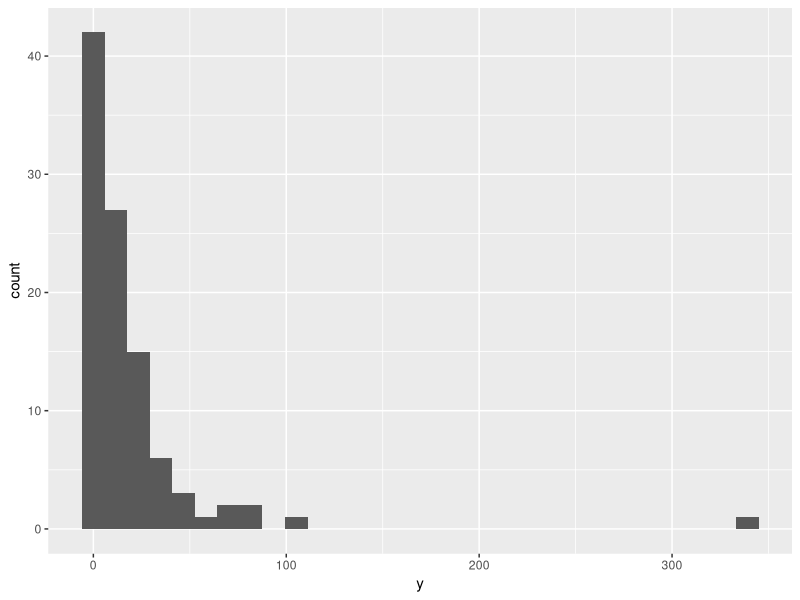
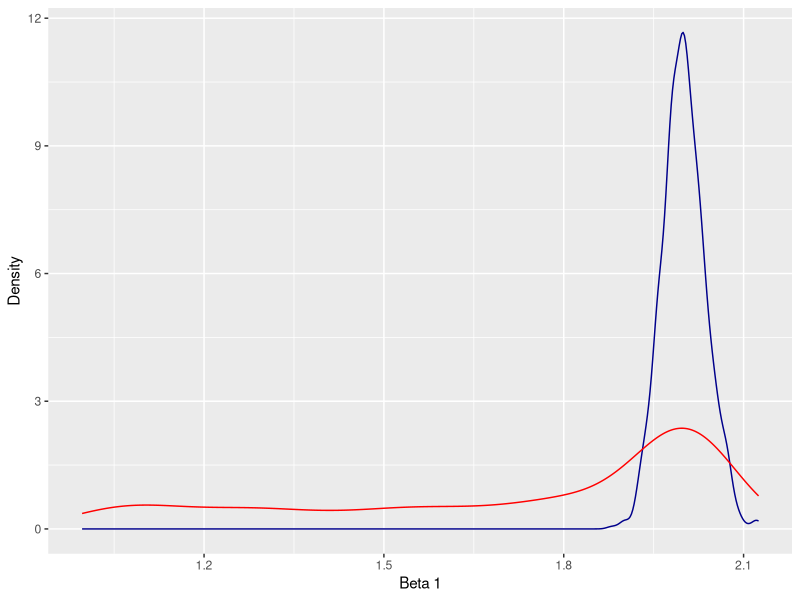
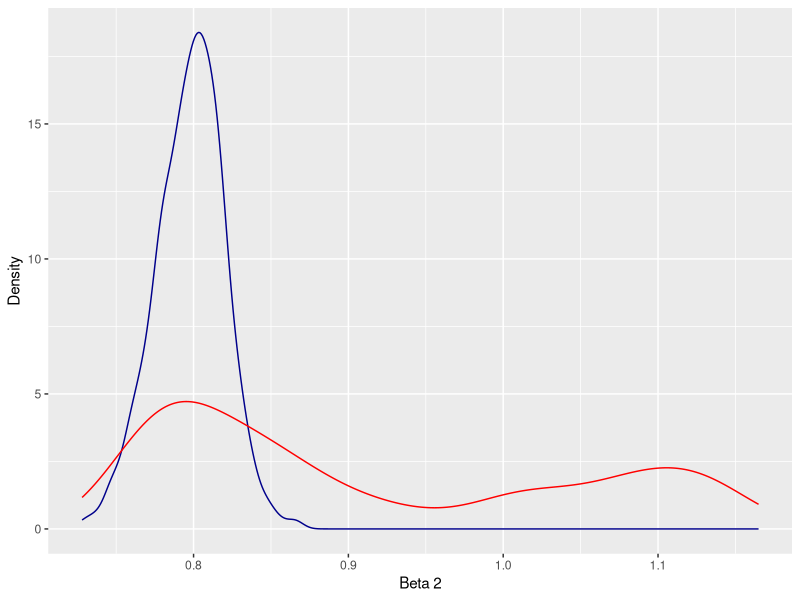
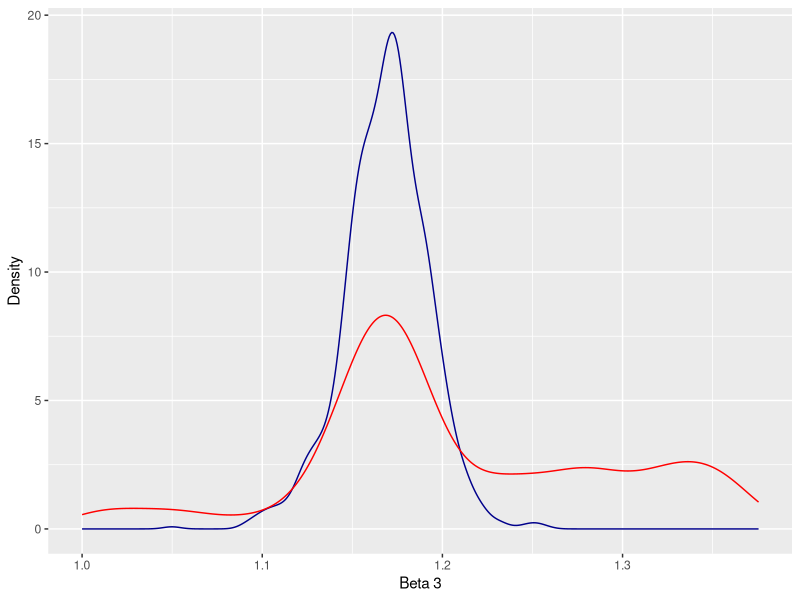

R code for these plots, in order:
#Without external packages I wrote functions to calculate Residual Deviance, perform Iteratively Reweighted Least Squares,
#Monte Carlo Metropolis Hastings simulations, Bootstrap sampling and estimation.
#Homework coded with reference to course material.

library(tidyverse) #used for plots

############################################################ Simulating data

#Simulating data to later test functions
set.seed(8)
n  <- 100
x1 <- rnorm(n)
x2 <- rnorm(n)
lambda <- exp(2 + 0.8*x1 + 1.2*x2)
y <- rpois(n, lambda= lambda)
y <- cbind(y)
X <- cbind(x0 = 1, x1, x2)

df <- data.frame(y, X)
ggplot(data = df, mapping = aes(x = y)) +
  geom_histogram() #histogram of the generated data

############################################################ FREQUENTIST ESTIMATION

#Residual Deviance function
deviance = function(y, X, beta){
  #y - vector of dependent data
  #X - model matrix (1', x1', x2')'
  #beta - vector of regression coefficients
  n <- length(y)
  ratios <- numeric()
  tX <- t(X)
  for (i in 1:n){
    eta <- tX[,i] %*% beta 
    
    ylogy = ifelse(y[i] == 0, 0, y[i]*log(y[i]))
    ratio <- ylogy - y[i]*eta-(y[i]-exp(eta))
    ratios <- c(ratios, ratio)
    
  }
  result <- 2*sum(ratios)
  
  return(result)
}

#Iteratively Reweighted Least Squares function
irls = function(y, X, epsilon = 1e-6){
  #Finding the root(s) of the score function numerically
  #Estmating beta hat (MLE) via the Newton-Raphson method
  
  beta <- solve(t(X) %*% X) %*% t(X) %*% log(y + 0.5)
  D_current <- deviance(y, X, beta)
  D_prev <- 1e30
  i <- 0
  quotient <- (D_prev-D_current)/D_prev
  
  while(quotient >= epsilon) {
    i <- i + 1
    eta <- X %*% beta
    z <- X %*% beta + exp(-(X %*% beta)) * (y - exp(X %*% beta))
    matrix_diag <- as.vector(exp(eta))
    W <- diag(matrix_diag)
    beta <- solve((t(X) %*% W %*% X)) %*% t(X) %*% W %*% z
    D_prev <- D_current
    D_current <- deviance(y, X, beta)
    quotient <- (D_prev-D_current)/D_prev
    
  }
  
  return(beta)
}

############################################# Testing function

irls(y, X, epsilon = 1e-6)

############################################################ BAYESIAN ESTIMATION

#With a Markov Chain Monte Carlo algorithm and Metropolis-Hastings Random Walk proposals are sampled from the posterior of beta.

#sig: the variance of the prior on beta
#eps: the variance of the random walk proposal
#N: size of the posterior sample

logPosterior = function(beta, y, X, sig){
  eta = c(X %*% beta)
  return(sum(y*eta - exp(eta) - 1/(sig^2)*c(t(beta) %*% beta)))
}

#Metropolis Hastings function
mhStep = function(beta, y, X, sig, eps){
  prop = beta + rnorm(length(beta), 0, eps^2)
  alpha = exp(logPosterior(prop, y, X, sig) - logPosterior(beta, y, X, sig))
  u = runif(1)
  # accept proposal with probability alpha
  if(u <= min(c(1, alpha))){
    return(prop)
  } else { 
    return(beta)
  } 
}

#Markov Chain Monte Carlo function
mcmc = function(y, X, sig, eps, N) {
  #MCMC reiterates the MH step to generate N samples from the posterior
  
  #for i in N:
  #sample beta_i by mhStep() using beta_(i-1)
  #and the proposal distribution
  
  p <- ncol(X)
  sp <- matrix(0, N, p) #empty matrix
  sp[1,] <- 1 #initial value
  
  for(i in 2:N){
    sp[i,] <- mhStep(sp[i-1,], y, X, sig, eps) 
  }
  return(sp) #matrix of size N x p, where p = size of vector beta
}

#the acceptance rate
# "n" the number of observations (n = 100)
acceptance <- function(betas, N){
  sumrate = 0
  for (i in 2:N){
    if (all(betas[i,] == betas[i-1,])){
      sumrate <- sumrate + 1
    }
  }
  return(sumrate/(N-1))
}

matrixbeta <- mcmc(y, X, 10, 0.08, 1000) #eps = 0.08
acceptance(matrixbeta, 1000)

#Bootstrap
#Comparing the two estimates (frequentist vs bayesian) via confidence intervals.

#Frequentist: non-parametric bootstrap.
#Generate N bootstrap estimates. (sampling with replacement)
#Estimate beta using bootstrap samples.
#Use this sample to estimate confidence interval.
bootstrap <- function(y, X, B, p){
  beta_freq <- matrix(0, B, p)
  for (i in 1:B){
    ids = sample(1:nrow(y), replace = T)
    X_bootstrap = X[ids,] #new bootstrap samples
    y_bootstrap = y[ids,]  
    
    # estimate beta using X_bootstrap, y_bootstrap
    beta_freq[i,] <- c(irls(y_bootstrap, X_bootstrap, epsilon = 1e-6))
  }
  return(beta_freq)
}

############################################# Testing functions, plotting data

beta_freq <- bootstrap(y, X, 1000, 3) #generate bootstrap sample of 1000

#Comparing densities of bootstrap samples and posterior samples
df_bayes <- data.frame(beta1 = matrixbeta[,1],
                       beta2 = matrixbeta[,2],
                       beta3 = matrixbeta[,3])

df_freq <- data.frame(beta1 = beta_freq[,1],
                      beta2 = beta_freq[,2],
                      beta3 = beta_freq[,3])

#beta 1
ggplot() +
  geom_density(data = df_freq, aes(x=beta1), color="darkblue") + #Frequentist
  geom_density(data = df_bayes, aes(x=beta1), color= "red") + #Bayesian
  labs(x = 'Beta 1', y = 'Density')

#beta 2
ggplot() +
  geom_density(data = df_freq, aes(x=beta2), color="darkblue") + #Frequentist
  geom_density(data = df_bayes, aes(x=beta2), color= "red") + #Bayesian
  labs(x = 'Beta 2', y = 'Density')

#beta 3
ggplot() +
  geom_density(data = df_freq, aes(x=beta3), color="darkblue") + #Frequentist
  geom_density(data = df_bayes, aes(x=beta3), color= "red") + #Bayesian
  labs(x = 'Beta 3', y = 'Density')
